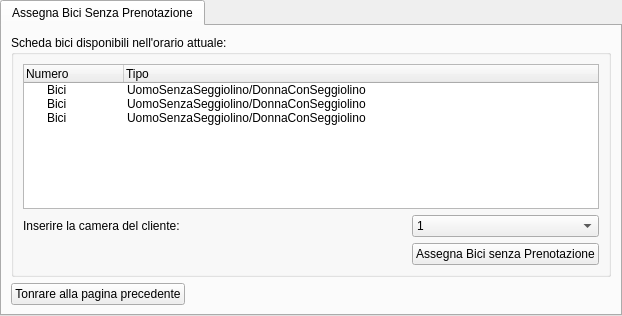
<?xml version="1.0" encoding="UTF-8"?>
<ui version="4.0">
 <class>tabwidgetAssegnaBiciSenzaPrenotazione</class>
 <widget class="QTabWidget" name="tabwidgetAssegnaBiciSenzaPrenotazione">
  <property name="geometry">
   <rect>
    <x>0</x>
    <y>0</y>
    <width>622</width>
    <height>316</height>
   </rect>
  </property>
  <property name="windowTitle">
   <string>Struttura Alberghiera</string>
  </property>
  <widget class="QWidget" name="tab">
   <attribute name="title">
    <string>Assegna Bici Senza Prenotazione</string>
   </attribute>
   <layout class="QGridLayout" name="gridLayout">
    <item row="1" column="1">
     <spacer name="horizontalSpacer">
      <property name="orientation">
       <enum>Qt::Horizontal</enum>
      </property>
      <property name="sizeHint" stdset="0">
       <size>
        <width>40</width>
        <height>20</height>
       </size>
      </property>
     </spacer>
    </item>
    <item row="1" column="0">
     <widget class="QPushButton" name="btnTornarePaginaPrecedente">
      <property name="text">
       <string>Tonrare alla pagina precedente</string>
      </property>
     </widget>
    </item>
    <item row="0" column="0" colspan="2">
     <widget class="QGroupBox" name="groupboxBiciDisponibiliOrarioAttuale">
      <property name="title">
       <string>Scheda bici disponibili nell'orario attuale:</string>
      </property>
      <layout class="QGridLayout" name="gridLayout_2">
       <item row="1" column="2">
        <spacer name="horizontalSpacer_2">
         <property name="orientation">
          <enum>Qt::Horizontal</enum>
         </property>
         <property name="sizeHint" stdset="0">
          <size>
           <width>40</width>
           <height>20</height>
          </size>
         </property>
        </spacer>
       </item>
       <item row="0" column="0" colspan="4">
        <widget class="QTreeWidget" name="treewidgetSchedaBiciDisponibiliOrarioAttuale">
         <property name="selectionMode">
          <enum>QAbstractItemView::MultiSelection</enum>
         </property>
         <column>
          <property name="text">
           <string>Numero</string>
          </property>
         </column>
         <column>
          <property name="text">
           <string>Tipo</string>
          </property>
         </column>
         <item>
          <property name="text">
           <string>Bici</string>
          </property>
          <property name="text">
           <string>UomoSenzaSeggiolino/DonnaConSeggiolino</string>
          </property>
         </item>
         <item>
          <property name="text">
           <string>Bici</string>
          </property>
          <property name="text">
           <string>UomoSenzaSeggiolino/DonnaConSeggiolino</string>
          </property>
         </item>
         <item>
          <property name="text">
           <string>Bici</string>
          </property>
          <property name="text">
           <string>UomoSenzaSeggiolino/DonnaConSeggiolino</string>
          </property>
         </item>
        </widget>
       </item>
       <item row="1" column="0">
        <widget class="QLabel" name="labelInserireCameraCliente">
         <property name="text">
          <string>Inserire la camera del cliente:</string>
         </property>
        </widget>
       </item>
       <item row="1" column="3">
        <widget class="QComboBox" name="comboboxInserireCameraCliente">
         <item>
          <property name="text">
           <string>1</string>
          </property>
         </item>
         <item>
          <property name="text">
           <string>2</string>
          </property>
         </item>
         <item>
          <property name="text">
           <string>3</string>
          </property>
         </item>
         <item>
          <property name="text">
           <string>4</string>
          </property>
         </item>
         <item>
          <property name="text">
           <string>5</string>
          </property>
         </item>
         <item>
          <property name="text">
           <string>6</string>
          </property>
         </item>
         <item>
          <property name="text">
           <string>7</string>
          </property>
         </item>
         <item>
          <property name="text">
           <string>8</string>
          </property>
         </item>
         <item>
          <property name="text">
           <string>9</string>
          </property>
         </item>
         <item>
          <property name="text">
           <string>10</string>
          </property>
         </item>
         <item>
          <property name="text">
           <string>11</string>
          </property>
         </item>
         <item>
          <property name="text">
           <string>12</string>
          </property>
         </item>
         <item>
          <property name="text">
           <string>13</string>
          </property>
         </item>
         <item>
          <property name="text">
           <string>14</string>
          </property>
         </item>
         <item>
          <property name="text">
           <string>15</string>
          </property>
         </item>
         <item>
          <property name="text">
           <string>16</string>
          </property>
         </item>
         <item>
          <property name="text">
           <string>17</string>
          </property>
         </item>
         <item>
          <property name="text">
           <string>18</string>
          </property>
         </item>
         <item>
          <property name="text">
           <string>19</string>
          </property>
         </item>
         <item>
          <property name="text">
           <string>20</string>
          </property>
         </item>
         <item>
          <property name="text">
           <string>21</string>
          </property>
         </item>
         <item>
          <property name="text">
           <string>22</string>
          </property>
         </item>
         <item>
          <property name="text">
           <string>23</string>
          </property>
         </item>
         <item>
          <property name="text">
           <string>24</string>
          </property>
         </item>
         <item>
          <property name="text">
           <string>25</string>
          </property>
         </item>
         <item>
          <property name="text">
           <string>26</string>
          </property>
         </item>
         <item>
          <property name="text">
           <string>27</string>
          </property>
         </item>
         <item>
          <property name="text">
           <string>28</string>
          </property>
         </item>
         <item>
          <property name="text">
           <string>29</string>
          </property>
         </item>
         <item>
          <property name="text">
           <string>30</string>
          </property>
         </item>
         <item>
          <property name="text">
           <string>31</string>
          </property>
         </item>
         <item>
          <property name="text">
           <string>32</string>
          </property>
         </item>
         <item>
          <property name="text">
           <string>33</string>
          </property>
         </item>
         <item>
          <property name="text">
           <string>34</string>
          </property>
         </item>
         <item>
          <property name="text">
           <string>35</string>
          </property>
         </item>
         <item>
          <property name="text">
           <string>36</string>
          </property>
         </item>
        </widget>
       </item>
       <item row="2" column="3">
        <widget class="QPushButton" name="btnAssegnaBiciSenzaPrenotazione">
         <property name="text">
          <string>Assegna Bici senza Prenotazione</string>
         </property>
        </widget>
       </item>
      </layout>
     </widget>
    </item>
   </layout>
  </widget>
 </widget>
 <resources/>
 <connections/>
</ui>
